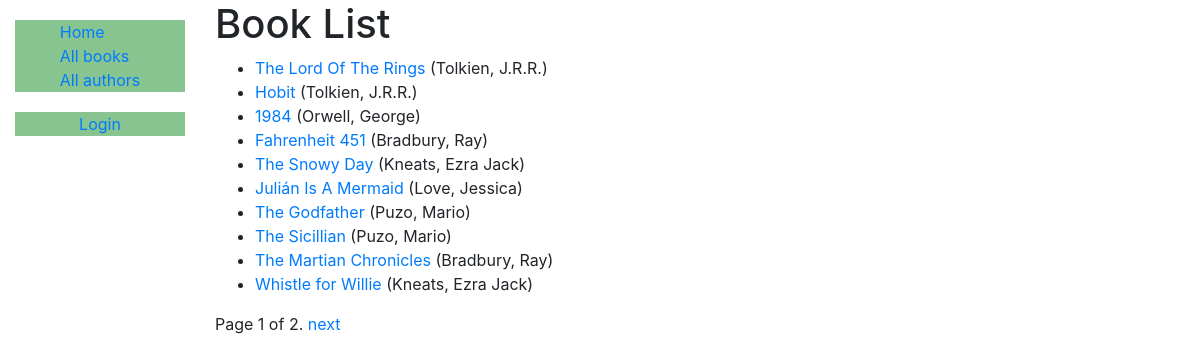
/catalog/books/, run on the app's committed database.
### catalog/models.py (models this page shows, shortened)
class Book(models.Model):
    title = models.CharField(max_length=200)
    author = models.ForeignKey('Author', on_delete=models.SET_NULL, null=True)
    summary = models.TextField(
        max_length=1000, help_text='Enter a brief description of the book')
    isbn = models.CharField('ISBN', max_length=13, unique=True,
                            help_text='13 Character <a href="https://www.isbn-international.org/content/what-isbn">ISBN number</a>')
    def display_genre(self):
        """Creates a string for the Genre. THis is required to display genre in Admin"""
        return ', '.join([genre.name for genre in self.genre.all()[:3]])
    display_genre.short_description = 'Genre'
    genre = models.ManyToManyField(
        Genre, help_text='Select a genre for this book')
    def get_absolute_url(self):
        return reverse('book-detail', args=[str(self.id)])

class Author (models.Model):
    first_name = models.CharField(max_length=100)
    last_name = models.CharField(max_length=100)
    date_of_birth = models.DateField(null=True, blank=True)
    date_of_death = models.DateField('died', null=True, blank=True)
    class Meta:
        ordering = ['last_name', 'first_name']
    def __str__(self):
        return f'{self.last_name}, {self.first_name}'

### catalog/views.py (the view)
# urls.py: path('books/', views.BookListView.as_view(), name='books'),
class BookListView(generic.ListView):
    model = Book
    paginate_by = 10

### catalog/templates/catalog/book_list.html
{% extends "base_generic.html" %}
{% block content %}
  <h1>Book List</h1>
  {% if book_list %}
  <ul>
    {% for book in book_list %}
      <li>
        <a href="{{ book.get_absolute_url }}">{{ book.title }}</a> ({{book.author}})
      </li>
    {% endfor %}
  </ul>
  {% else %}
    <p>There are no books in the library.</p>
  {% endif %}
{% endblock %}

### data on the page
Book: title "The Lord Of The Rings", author "Tolkien, J.R.R."
Book: title "Hobit", author "Tolkien, J.R.R."
Book: title "1984", author "Orwell, George"
Book: title "Fahrenheit 451", author "Bradbury, Ray"
Book: title "The Snowy Day", author "Kneats, Ezra Jack"
Book: title "Julián Is A Mermaid", author "Love, Jessica"
Book: title "The Godfather", author "Puzo, Mario"
Book: title "The Sicillian", author "Puzo, Mario"
Book: title "The Martian Chronicles", author "Bradbury, Ray"
Book: title "Whistle for Willie", author "Kneats, Ezra Jack"

### other printed values
{{ page_obj.number }} "1"
{{ page_obj.paginator.num_pages }} "2"
